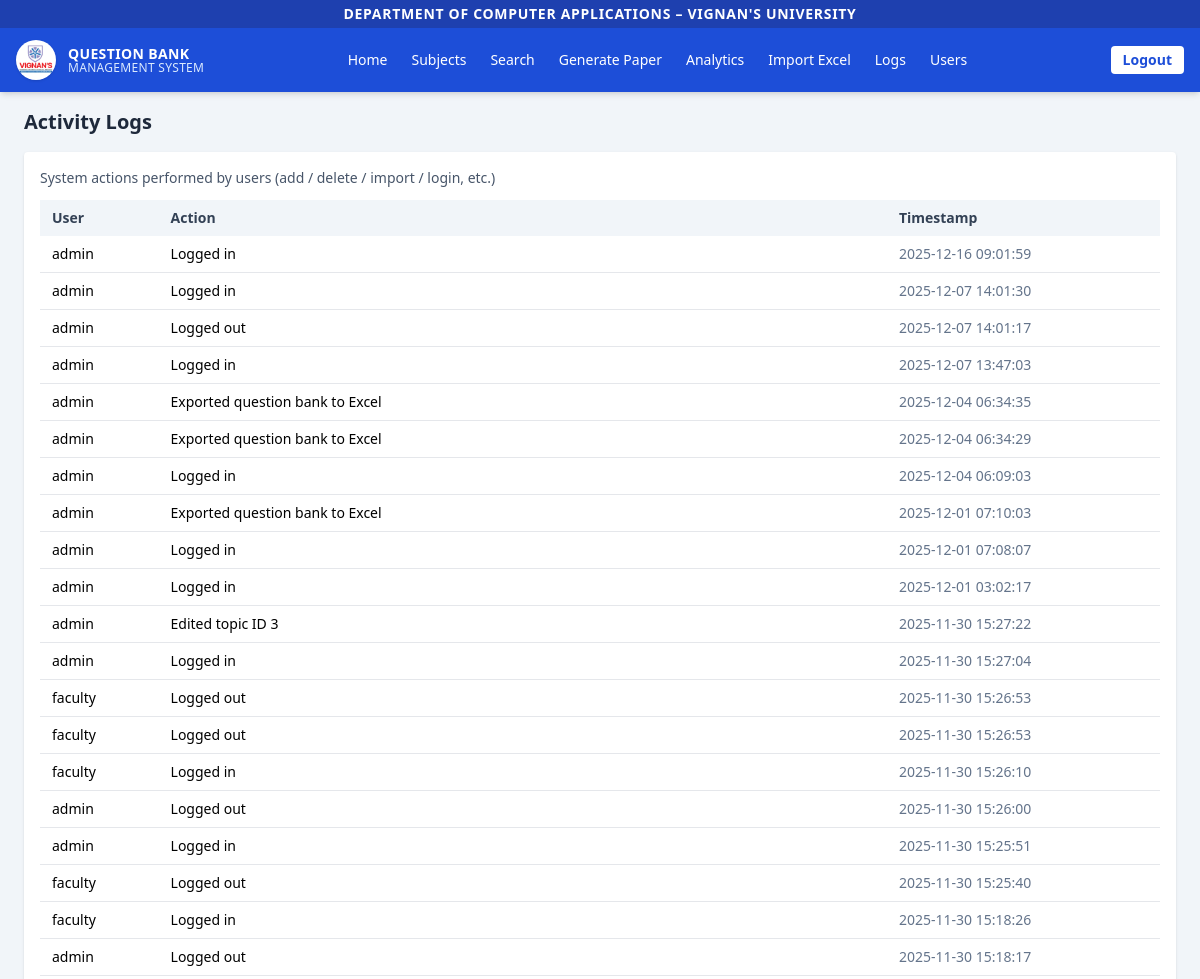
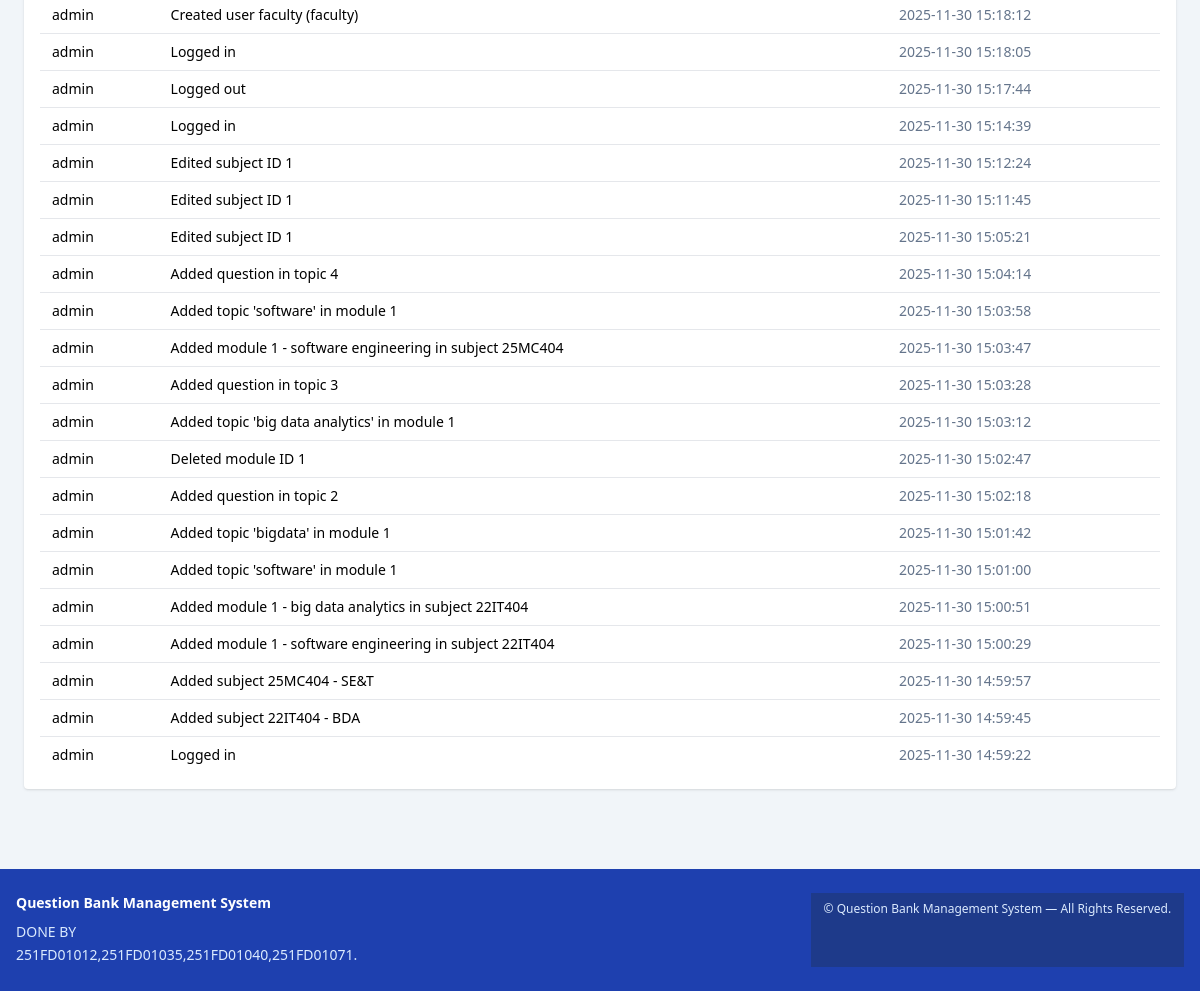
Screenshot of /logs (signed in) with the database file from the repository (2 pictures, top to bottom).
### tables this page shows
CREATE TABLE logs (
            id INTEGER PRIMARY KEY AUTOINCREMENT,
            user_id INTEGER,
            action TEXT,
            timestamp DATETIME DEFAULT CURRENT_TIMESTAMP,
            FOREIGN KEY (user_id) REFERENCES users(id)
        );

CREATE TABLE users (
            id INTEGER PRIMARY KEY AUTOINCREMENT,
            username TEXT UNIQUE NOT NULL,
            password_hash TEXT NOT NULL,
            role TEXT NOT NULL                 -- 'admin' or 'faculty'
        );

### app.py (the view)
@app.route("/logs")
@admin_required
def logs():
    conn = get_db()
    cur = conn.cursor()
    cur.execute("""
        SELECT l.action, l.timestamp, u.username
        FROM logs l
        JOIN users u ON l.user_id = u.id
        ORDER BY l.id DESC
    """)
    data = cur.fetchall()
    conn.close()
    return render_template("logs.html", logs=data)

### app.py (called while the page is built)
def get_db():
    conn = sqlite3.connect(DB_NAME)
    conn.row_factory = sqlite3.Row
    return conn

def admin_required(f):
    @wraps(f)
    def decorated(*args, **kwargs):
        if "user_id" not in session:
            flash("Please login to continue.", "error")
            return redirect(url_for("login", next=request.path))
        if session.get("role") != "admin":
            flash("Admin access required.", "error")
            return redirect(url_for("index"))
        return f(*args, **kwargs)
    return decorated

### templates/logs.html
{% extends "base.html" %}
{% block content %}
<h2 class="text-xl font-semibold text-slate-800 mb-4">Activity Logs</h2>
<div class="bg-white rounded shadow p-4">
  <p class="text-sm text-slate-600 mb-3">
    System actions performed by users (add / delete / import / login, etc.)
  </p>
  <div class="overflow-x-auto">
    <table class="min-w-full text-xs md:text-sm">
      <thead>
        <tr class="bg-slate-100 text-slate-700">
          <th class="px-3 py-2 text-left">User</th>
          <th class="px-3 py-2 text-left">Action</th>
          <th class="px-3 py-2 text-left">Timestamp</th>
        </tr>
      </thead>
      <tbody>
        {% for log in logs %}
        <tr class="border-b last:border-0">
          <td class="px-3 py-2">{{ log.username }}</td>
          <td class="px-3 py-2">{{ log.action }}</td>
          <td class="px-3 py-2 text-slate-500">{{ log.timestamp }}</td>
        </tr>
        {% else %}
        <tr>
          <td colspan="3" class="px-3 py-4 text-center text-slate-500">
            No activity logs yet.
          </td>
        </tr>
        {% endfor %}
      </tbody>
    </table>
  </div>
</div>
{% endblock %}

### templates/base.html (shortened to what this page needs)
<!DOCTYPE html>
<html lang="en">
<head>
    <script src="https://cdn.tailwindcss.com"></script>
</head>
<body class="bg-slate-100 min-h-screen">
<nav class="bg-blue-700 text-white shadow-md">
    <div class="w-full bg-blue-800 text-center py-1">
        <p class="text-sm font-semibold tracking-wider">
            DEPARTMENT OF COMPUTER APPLICATIONS – VIGNAN'S UNIVERSITY
        </p>
    </div>
    <div class="max-w-7xl mx-auto px-4 h-16 flex items-center justify-between">
        <div class="flex items-center gap-3">
            <img src="{{ url_for('static', filename='university_logo.png') }}"
                 class="h-10 w-10 rounded-full shadow" alt="Logo">
            <div class="leading-tight">
                <p class="text-sm font-semibold tracking-wide">QUESTION BANK</p>
                <p class="text-xs text-blue-100 -mt-1 tracking-wide">MANAGEMENT SYSTEM</p>
            </div>
        </div>
        <div class="hidden md:flex items-center gap-6 text-sm font-medium">
            <a href="{{ url_for('index') }}" class="hover:underline">Home</a>
            <a href="{{ url_for('subjects') }}" class="hover:underline">Subjects</a>
            <a href="{{ url_for('search') }}" class="hover:underline">Search</a>
            <a href="{{ url_for('generate_paper') }}" class="hover:underline">Generate Paper</a>
            {% if session.get('role') == 'admin' %}
            <a href="{{ url_for('analytics') }}" class="hover:underline">Analytics</a>
            <a href="{{ url_for('import_excel') }}" class="hover:underline">Import Excel</a>
            <a href="{{ url_for('logs') }}" class="hover:underline">Logs</a>
            <a href="{{ url_for('create_user') }}" class="hover:underline">Users</a>
            {% endif %}
        </div>
        <div class="flex items-center gap-3">
            {% if session.get('user_id') %}
                <a href="{{ url_for('logout') }}"
                   class="bg-white text-blue-700 px-3 py-1 rounded text-sm font-semibold hover:bg-slate-100 transition">
                    Logout
                </a>
            {% else %}
                <a href="{{ url_for('login') }}"
                   class="bg-white text-blue-700 px-3 py-1 rounded text-sm font-semibold hover:bg-slate-100 transition">
                    Login
                </a>
            {% endif %}
        </div>
    </div>
</nav>
<div class="max-w-6xl mx-auto px-3 md:px-0 pb-10">
    {% block content %}{% endblock %}
</div>
<footer class="bg-blue-800 text-blue-100 mt-10">
    <div class="max-w-7xl mx-auto px-4 py-6 grid md:grid-cols-3 gap-6 text-sm">
        <div>
            <h3 class="font-semibold text-white mb-2">Question Bank Management System</h3>
            <p class="leading-relaxed">
               DONE BY 251FD01012,251FD01035,251FD01040,251FD01071.
            </p>
        </div>
<br>
        <div class="bg-blue-900 text-center py-2 text-xs">
        © {{ now().year if now else "" }} Question Bank Management System — All Rights Reserved.
    </div>
</footer>
</body>
</html>

### rows the page displays
logs: username "admin", action "Logged in", timestamp "2025-12-16 09:01:59"
logs: username "admin", action "Logged in", timestamp "2025-12-07 14:01:30"
logs: username "admin", action "Logged out", timestamp "2025-12-07 14:01:17"
logs: username "admin", action "Logged in", timestamp "2025-12-07 13:47:03"
logs: username "admin", action "Exported question bank to Excel", timestamp "2025-12-04 06:34:35"
logs: username "admin", action "Exported question bank to Excel", timestamp "2025-12-04 06:34:29"
logs: username "admin", action "Logged in", timestamp "2025-12-04 06:09:03"
logs: username "admin", action "Exported question bank to Excel", timestamp "2025-12-01 07:10:03"
logs: username "admin", action "Logged in", timestamp "2025-12-01 07:08:07"
logs: username "admin", action "Logged in", timestamp "2025-12-01 03:02:17"
logs: username "admin", action "Edited topic ID 3", timestamp "2025-11-30 15:27:22"
logs: username "admin", action "Logged in", timestamp "2025-11-30 15:27:04"
logs: username "faculty", action "Logged out", timestamp "2025-11-30 15:26:53"
logs: username "faculty", action "Logged out", timestamp "2025-11-30 15:26:53"
logs: username "faculty", action "Logged in", timestamp "2025-11-30 15:26:10"
logs: username "admin", action "Logged out", timestamp "2025-11-30 15:26:00"
logs: username "admin", action "Logged in", timestamp "2025-11-30 15:25:51"
logs: username "faculty", action "Logged out", timestamp "2025-11-30 15:25:40"
logs: username "faculty", action "Logged in", timestamp "2025-11-30 15:18:26"
logs: username "admin", action "Logged out", timestamp "2025-11-30 15:18:17"
logs: username "admin", action "Created user faculty (faculty)", timestamp "2025-11-30 15:18:12"
logs: username "admin", action "Logged in", timestamp "2025-11-30 15:18:05"
logs: username "admin", action "Logged out", timestamp "2025-11-30 15:17:44"
logs: username "admin", action "Logged in", timestamp "2025-11-30 15:14:39"
logs: username "admin", action "Edited subject ID 1", timestamp "2025-11-30 15:12:24"
logs: username "admin", action "Edited subject ID 1", timestamp "2025-11-30 15:11:45"
logs: username "admin", action "Edited subject ID 1", timestamp "2025-11-30 15:05:21"
logs: username "admin", action "Added question in topic 4", timestamp "2025-11-30 15:04:14"
logs: username "admin", action "Added topic 'software' in module 1", timestamp "2025-11-30 15:03:58"
logs: username "admin", action "Added module 1 - software engineering in subject 25MC404", timestamp "2025-11-30 15:03:47"
logs: username "admin", action "Added question in topic 3", timestamp "2025-11-30 15:03:28"
logs: username "admin", action "Added topic 'big data analytics' in module 1", timestamp "2025-11-30 15:03:12"
logs: username "admin", action "Deleted module ID 1", timestamp "2025-11-30 15:02:47"
logs: username "admin", action "Added question in topic 2", timestamp "2025-11-30 15:02:18"
logs: username "admin", action "Added topic 'bigdata' in module 1", timestamp "2025-11-30 15:01:42"
logs: username "admin", action "Added topic 'software' in module 1", timestamp "2025-11-30 15:01:00"
logs: username "admin", action "Added module 1 - big data analytics in subject 22IT404", timestamp "2025-11-30 15:00:51"
logs: username "admin", action "Added module 1 - software engineering in subject 22IT404", timestamp "2025-11-30 15:00:29"
logs: username "admin", action "Added subject 25MC404 - SE&T", timestamp "2025-11-30 14:59:57"
logs: username "admin", action "Added subject 22IT404 - BDA", timestamp "2025-11-30 14:59:45"
logs: username "admin", action "Logged in", timestamp "2025-11-30 14:59:22"
